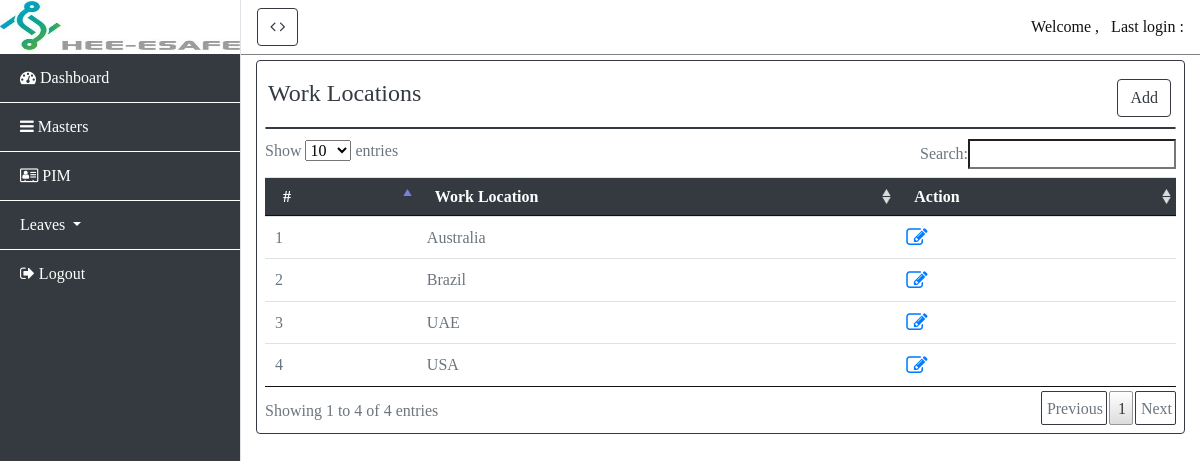
Screenshot of /masters/location/ with the database file from the repository.
### masters/models.py (models this page shows, shortened)
class Location(models.Model):
    location = models.CharField(max_length=50)

### masters/views.py (the view)
# urls.py: path('location/', views.location, name = 'location'),
def location(request):
    if request.method == 'POST':
        location = Location(location=request.POST['location'])
        location.save()
        return redirect('location')
    else:
        locations = Location.objects.all().order_by('location')
    return render(request,'location.html',{'title':'status List','locations':locations})

### masters/templates/location.html (shortened to what this page needs)
{% extends 'login/dashboard.html' %}
{% block content %}
<div class="container-fluid text-right" style="margin:10px;">
        <h4 style="float: left;margin-left: -22px;">Work Locations </h4>
    <button type="button" class="btn btn-primary" data-toggle="modal" data-target="#addjoblocation">
        Add
    </button>
</div>
<div class="card" style="margin: 10px 0px 10px 0px;"></div>
        <table id="example" class="table table-striped" style="width:100%">
        <thead>
            <tr>
                <th>#</th>
                <th>Work Location</th>
                <th>Action</th>
            </tr>
        </thead>
        <tbody>
            {% for location in locations %}
            <tr>
                <td>{{ forloop.counter }}</td>
                <td>{{ location.location }}</td>
                <td  data-toggle="tooltip" title="Click to edit">
                    <a href="#" data-toggle="modal" data-target="#editjoblocation{{ location.id }}"><i
                            class="fa fa-pencil-square-o fa-lg" aria-hidden="true"></i></a>
                </td>
            </tr>
            {% endfor %}
        </tbody>
    </table>
</div>
{% endblock %}

### login/static/css/style2/simple-sidebar.css (style rules this page uses)
body { overflow-x: hidden; font-family: "Times New Roman", Times, serif; font-size: 16px; color:#343a40; }
.btn-primary { color: #343a40; background-color: #ffffff; border-color: #343a40; }
.table { width: 100%; margin-bottom: 1rem; color: #6c757d; }
.table thead th { vertical-align: bottom; border-bottom: 1px solid #343a40; }
tr { line-height: 17px; }
.table td, .table th { padding: .75rem; vertical-align: top; }
.card { border: 1px solid rgba(52,58,64,1) !important; border-radius: .25rem; }
.table-striped tbody tr:nth-of-type(odd) { background-color: var(--white) !important; }

### rows the page displays
Location: location "Australia"
Location: location "Brazil"
Location: location "UAE"
Location: location "USA"
